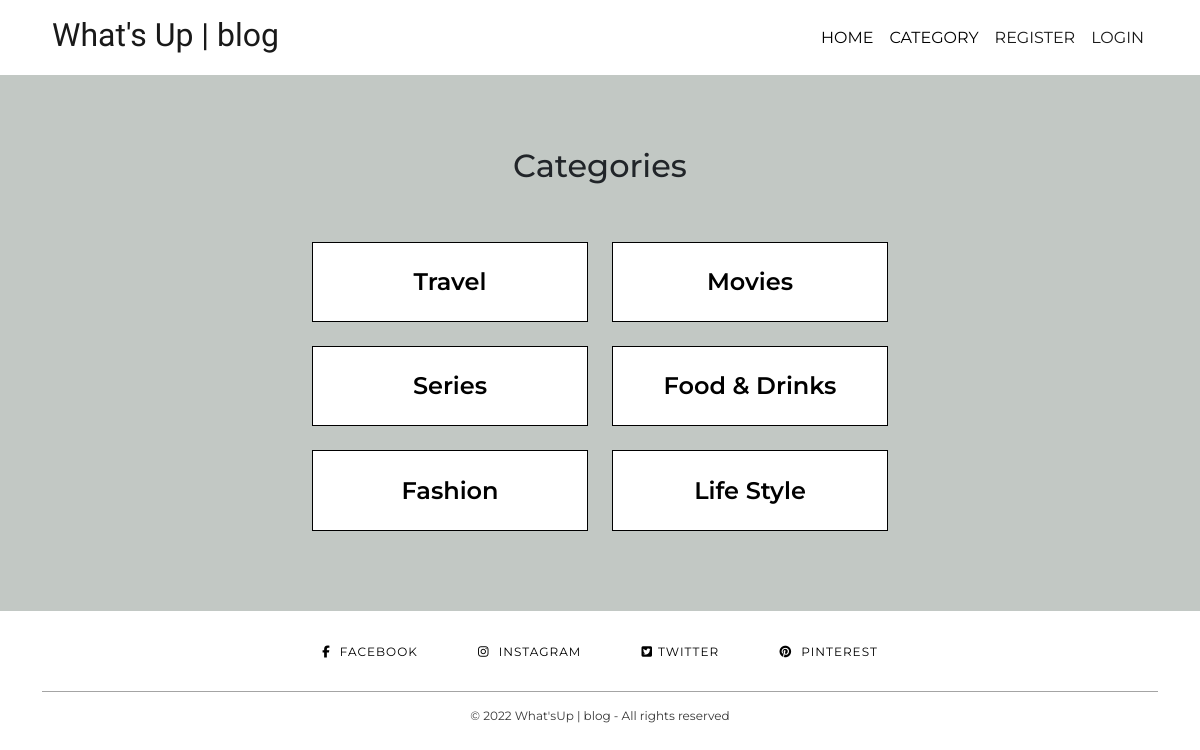
The app's page /category-list/, older data.
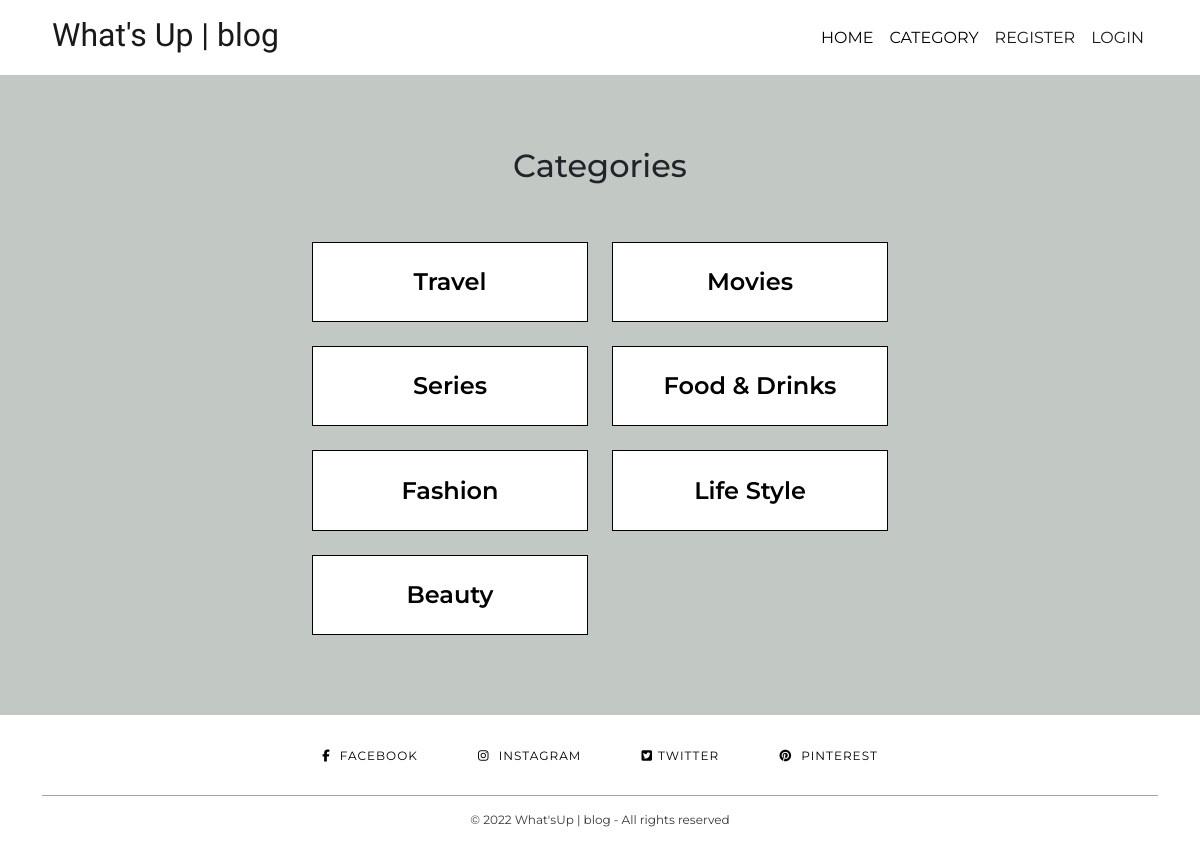
The same page, newer data.
### travellifestyleblog22/models.py (models this page shows, shortened)
class Category(models.Model):
    name = models.CharField(max_length=255)
    def __str__(self):
        return str(self.name)

### travellifestyleblog22/views.py (the view)
# urls.py: path('category-list/', category_list_view, name="category-list"),
def category_list_view(request):
    cat_menu_list = Category.objects.all()
    return render(request, 'category_list.html', {
                           'cat_menu_list': cat_menu_list})

### templates/category_list.html (shortened to what this page needs)
{% extends 'base.html' %}
{% block content %}
<div class="bg-banner">
    <div class="container-fluid">
        <h2 class="page-title">Categories</h2>
        <div class="row">
            <div class="col-12 mt-3 card-body-categories-items">
                <div class="row">
                    {% for item in cat_menu_list %}
                    <div class="col-sm-6 col-xsm-12">
                        <div class="card-categories mb-4">
                            <div class="card-body-categories">
                                <a class="dropdown-item-cat" href="{% url 'category' item %}">{{ item }}</a>
                            </div>
                        </div>
                    </div>
                    {% if forloop.counter|divisibleby:4 %}
                </div>
                <div class="row">
                    {% endif %}
                    {% endfor %}
                </div>
            </div>
            </div>
        </div>
    </div>
{% endblock %}

Row changes from the older to the newer data that the page shows:
added Category: name "Beauty"
